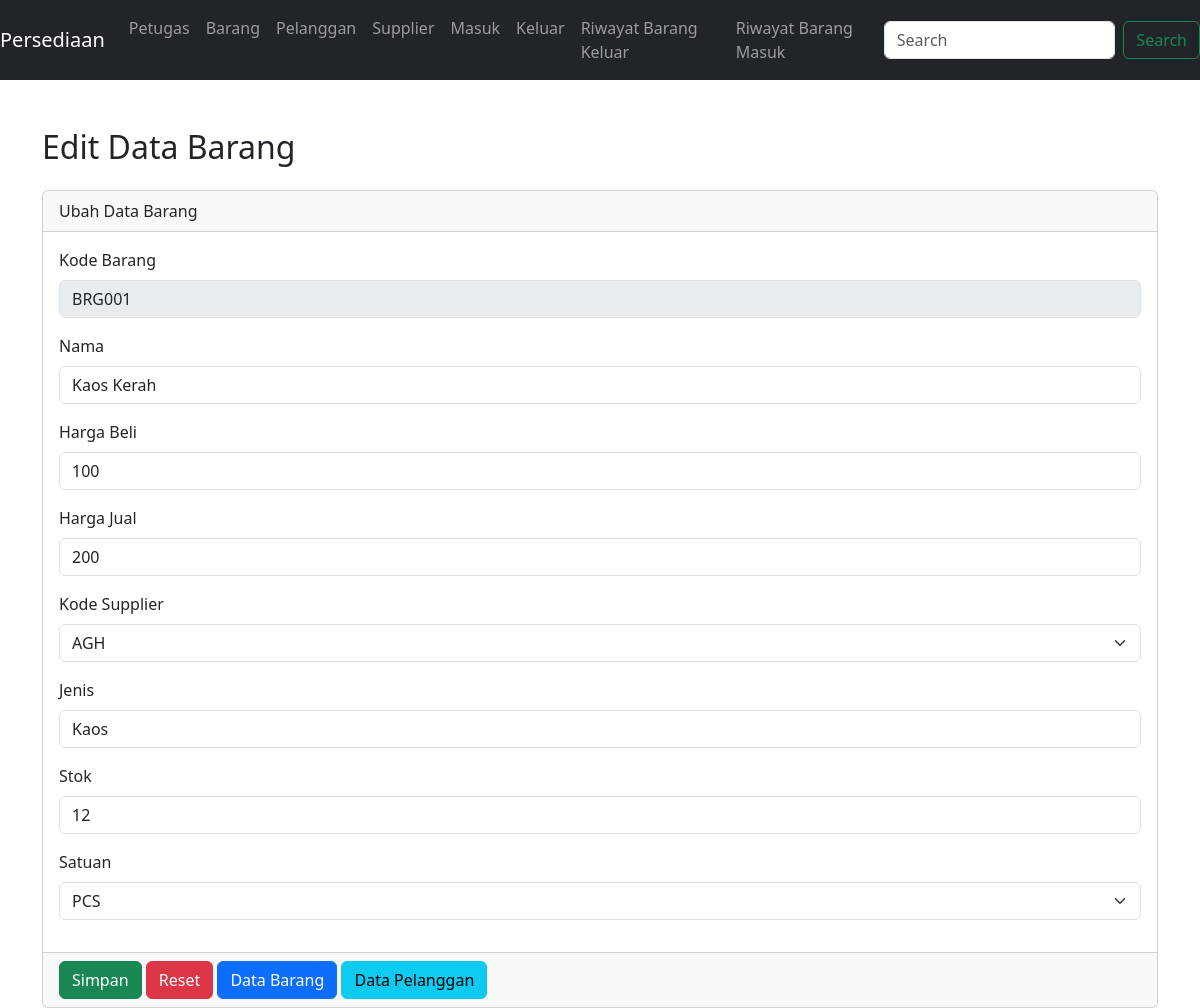
Screenshot of /barangedit.php?id=BRG001 with the database file from the repository.
### tables this page shows
CREATE TABLE `tb_barang` (
  `kode_barang` varchar(50) NOT NULL,
  `nama` varchar(250) DEFAULT NULL,
  `harga_beli` int(11) DEFAULT 0,
  `harga_jual` int(11) DEFAULT 0,
  `stok` int(11) DEFAULT 0,
  `satuan` varchar(50) DEFAULT NULL,
  `petugas` varchar(50) DEFAULT NULL,
  `kode_supplier` varchar(50) NOT NULL,
  `jenis` varchar(50) NOT NULL
);

### barangedit.php (the view, shortened to what this page needs)
<?php
require_once('koneksi.php');
$KodeBarang = $_GET['id'];
$query_sql = "SELECT * FROM tb_barang WHERE  kode_barang='$KodeBarang'";
$sql = mysqli_query($koneksi, $query_sql) or die(mysqli_error($koneksi));
$data = mysqli_fetch_assoc($sql);
?>
<!doctype html>
<html lang="en">
  <head>
    <link href="https://cdn.jsdelivr.net/npm/bootstrap@5.3.0/dist/css/bootstrap.min.css" rel="stylesheet">
  </head>
  <body>
    <?php require_once('menu.php'); ?>
    <div class="container mt-5">
      <h2 class="mb-4">Edit Data Barang</h2>
      <form method="post">
        <div class="card">
          <div class="card-header">
            Ubah Data Barang
          </div>
          <div class="card-body">
            <div class="mb-3">
              <label for=" kode_barang" class="form-label">Kode Barang</label>
              <input type="text" class="form-control" disabled value="<?php echo $data['kode_barang']; ?>">
            </div>
            <div class="mb-3">
              <label for="nama" class="form-label">Nama</label>
              <input type="text" class="form-control" name="nama" value="<?php echo $data['nama']; ?>" required>
            </div>
            <div class="mb-3">
              <label for="harga_beli" class="form-label">Harga Beli</label>
              <input type="number" class="form-control" name="harga_beli" value="<?php echo $data['harga_beli']; ?>" required>
            </div>
            <div class="mb-3">
              <label for="harga_jual" class="form-label">Harga Jual</label>
              <input type="number" class="form-control" name="harga_jual" value="<?php echo $data['harga_jual']; ?>" required>
            </div>
            <div class="mb-3">
              <label for="kode_supplier" class="form-label">Kode Supplier</label>
              <select class="form-select" name="kode_supplier">
                <option value="<?php echo $data['kode_supplier']; ?>"><?php echo $data['kode_supplier']; ?></option>
              </select>
            </div>
            <div class="mb-3">
              <label for="jenis" class="form-label">Jenis</label>
              <input type="text" class="form-control" name="jenis" value="<?php echo $data['jenis']; ?>" required>
            </div>
            <div class="mb-3">
              <label for="stok" class="form-label">Stok</label>
              <input type="number" class="form-control" name="stok" value="<?php echo $data['stok']; ?>" required>
            </div>
            <div class="mb-3">
              <label for="satuan" class="form-label">Satuan</label>
              <select class="form-select" name="satuan">
                <option value="<?php echo $data['satuan']; ?>"><?php echo $data['satuan']; ?></option>
              </select>
            </div>
          </div>
          <div class="card-footer">
            <button type="submit" name="btnsimpan" value="btnsimpan" class="btn btn-success">Simpan</button>
            <button type="reset" class="btn btn-danger">Reset</button>
            <a href="barang.php" class="btn btn-primary">Data Barang</a>
            <a href="pelanggan.php" class="btn btn-info">Data Pelanggan</a>
          </div>
        </div>
      </form>
    </div>
  </body>
</html>

### rows the page displays
tb_barang: kode_barang "BRG001", nama "Kaos Kerah", harga_beli "100", harga_jual "200", kode_supplier "AGH", jenis "Kaos", stok "12", satuan "PCS"
